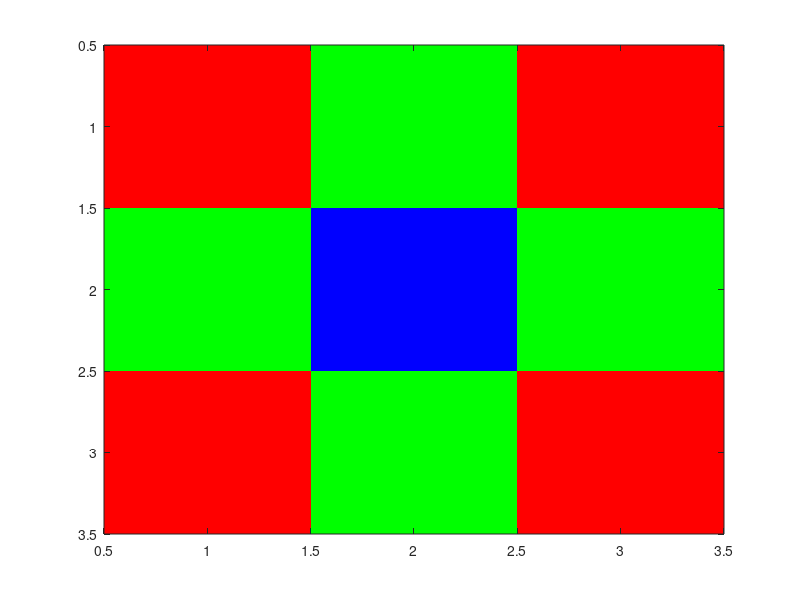
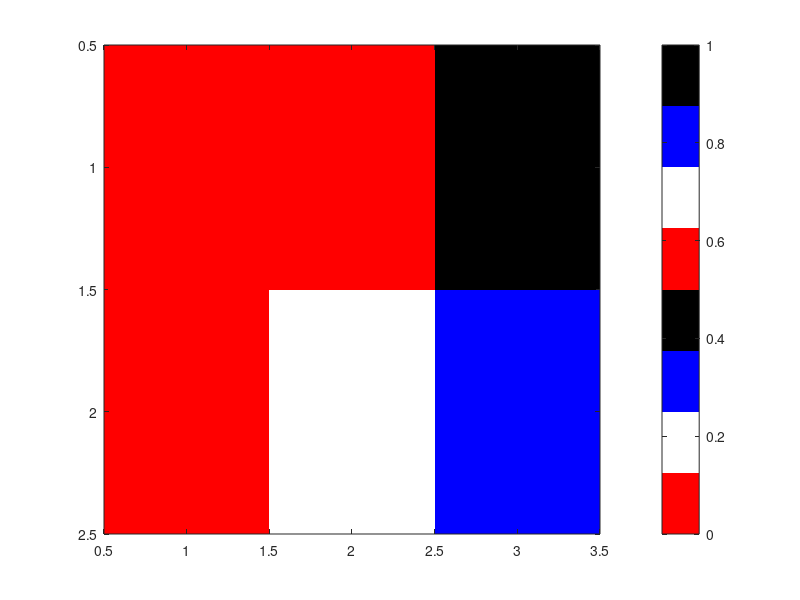
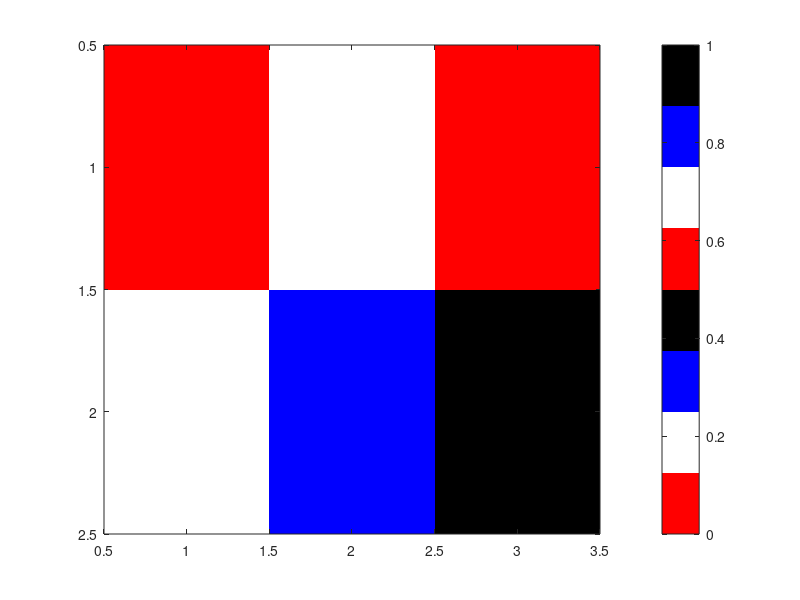

Source code (MATLAB) for these figures, in order:
clear all;
close all;

%scinder le plm en image scalaire
%matrice rouge, matrice verte, matrice bleu

%% VAR
%image vrai couleur
r = [1 0 1; 0 0 0; 1 0 1];
g = [0 1 0; 1 0 1; 0 1 0];
b = [0 0 0; 0 1 0; 0 0 0];

%% TRAITEMENT
%image vrai couleur
img=cat(3,r,g,b); %concatene les 3 matrice dans la profondeur et dans l'ordre rgb

%image couleur indexé
img1=[0 1 4; 5 2 3];

%% FIGURE
figure,image(img)

figure, image(img1);
colormap(flag(8)),colorbar; %flag(8) = palette discrete

figure, image(img1+1); %soit on decale tout de 1 car index 0 existe pas 
colormap(flag(8)),colorbar;

%soit on met tout en entier
%figure, image(uint8(im1))
%colormap(flag(8)),colorbar;


